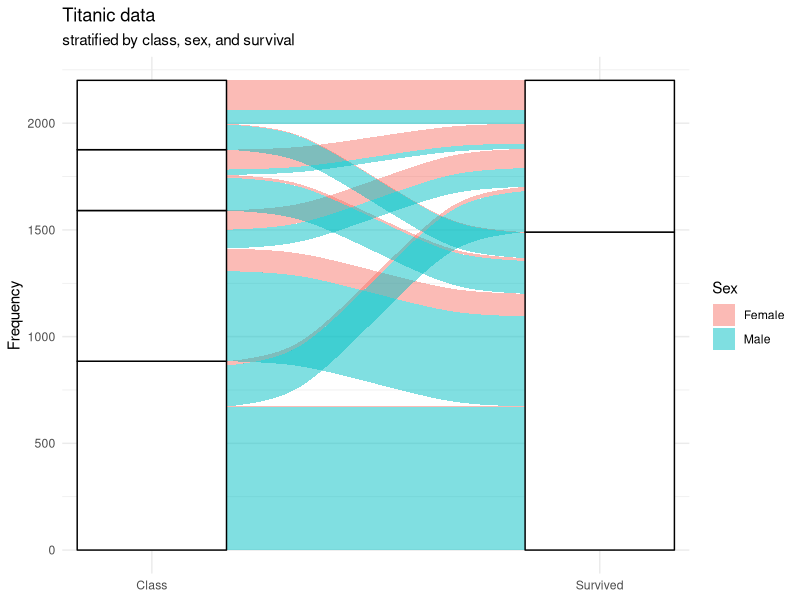
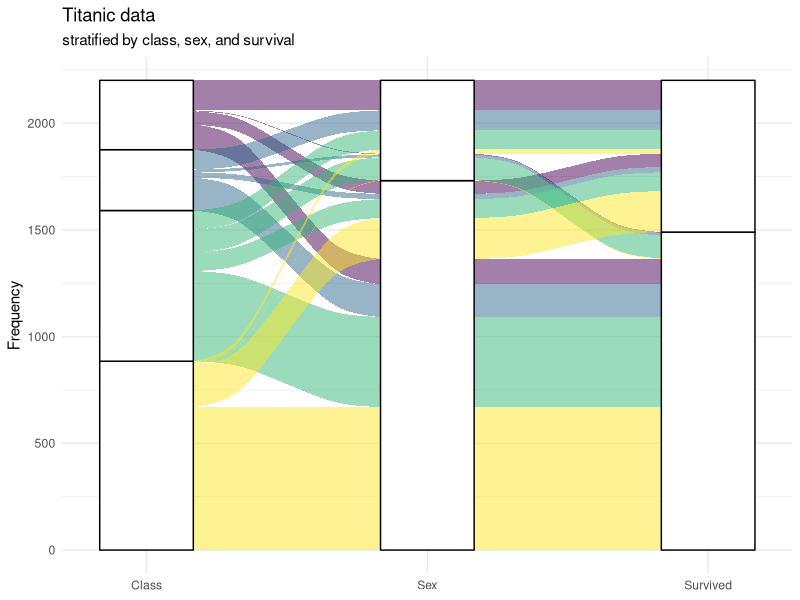

Source code (R) for these figures, in order:
# Sanky/ alluvial plot


# Make alluvial/Sanky plot ------------------------------------------------

# illustrate the flow between categorical categories
# https://rkabacoff.github.io/datavis/Other.html#

# input data
library(readr)
titanic <- read_csv("titanic.csv")

# summarize data
library(dplyr)
titanic_table <- titanic %>%
  group_by(Class, Sex, Survived) %>%
  count()

titanic_table$Survived <- factor(titanic_table$Survived, 
                                 levels = c("Yes", "No"))

head(titanic_table)





# create alluvial diagram
library(ggplot2)
library(ggalluvial)



ggplot(titanic_table,
       aes(axis1 = Class,
           axis2 = Survived,
           y = n)) +
  geom_alluvium(aes(fill = Sex)) +
  geom_stratum() +
  geom_text(stat = "stratum", 
            label.strata = TRUE) +
  scale_x_discrete(limits = c("Class", "Survived"),
                   expand = c(.1, .1)) +
  labs(title = "Titanic data",
       subtitle = "stratified by class, sex, and survival",
       y = "Frequency") +
  theme_minimal()



# alternative alluvial diagram: scale_viridis and 3 axis:
# create alternative alluvial diagram
library(ggplot2)
library(ggalluvial)
ggplot(titanic_table,
       aes(axis1 = Class,
           axis2 = Sex,
           axis3 = Survived,
           y = n)) +
  geom_alluvium(aes(fill = Class)) +
  geom_stratum() +
  geom_text(stat = "stratum", 
            label.strata = TRUE) +
  scale_x_discrete(limits = c("Class", "Sex", "Survived"),
                   expand = c(.1, .1)) +
  scale_fill_viridis_d() +
  labs(title = "Titanic data",
       subtitle = "stratified by class, sex, and survival",
       y = "Frequency") +
  theme_minimal() +
  theme(legend.position = "none") 




